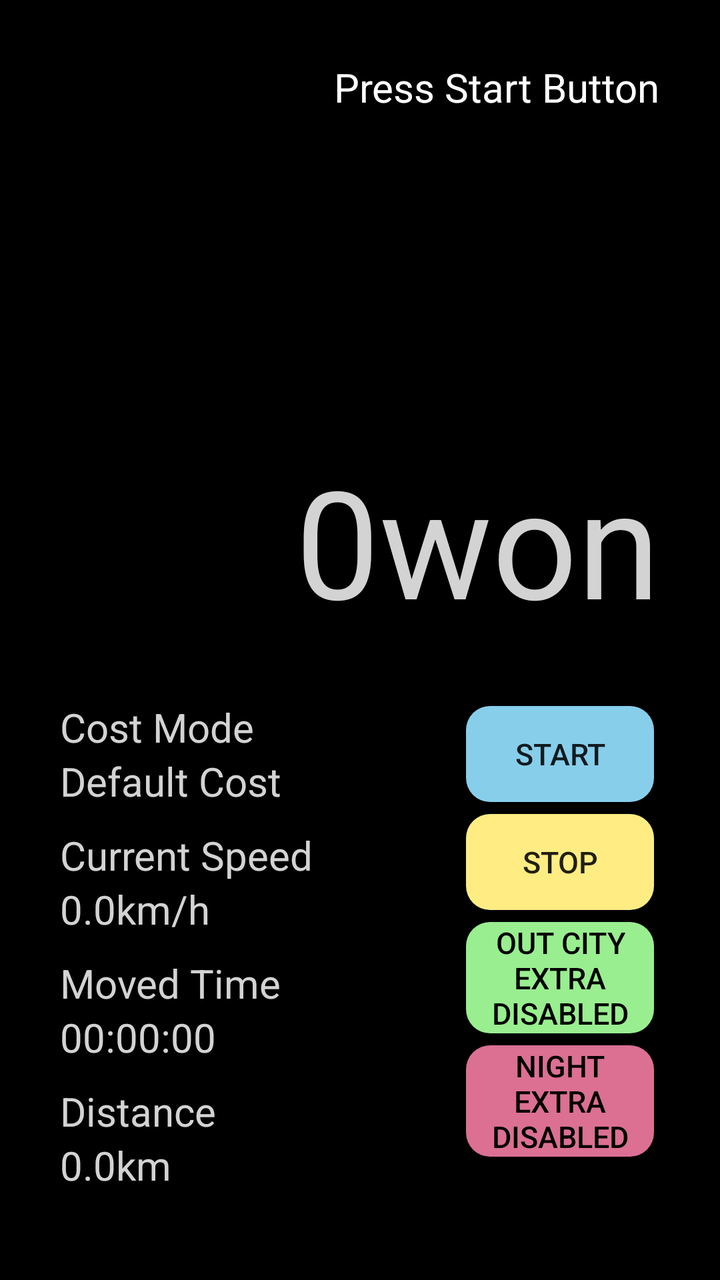
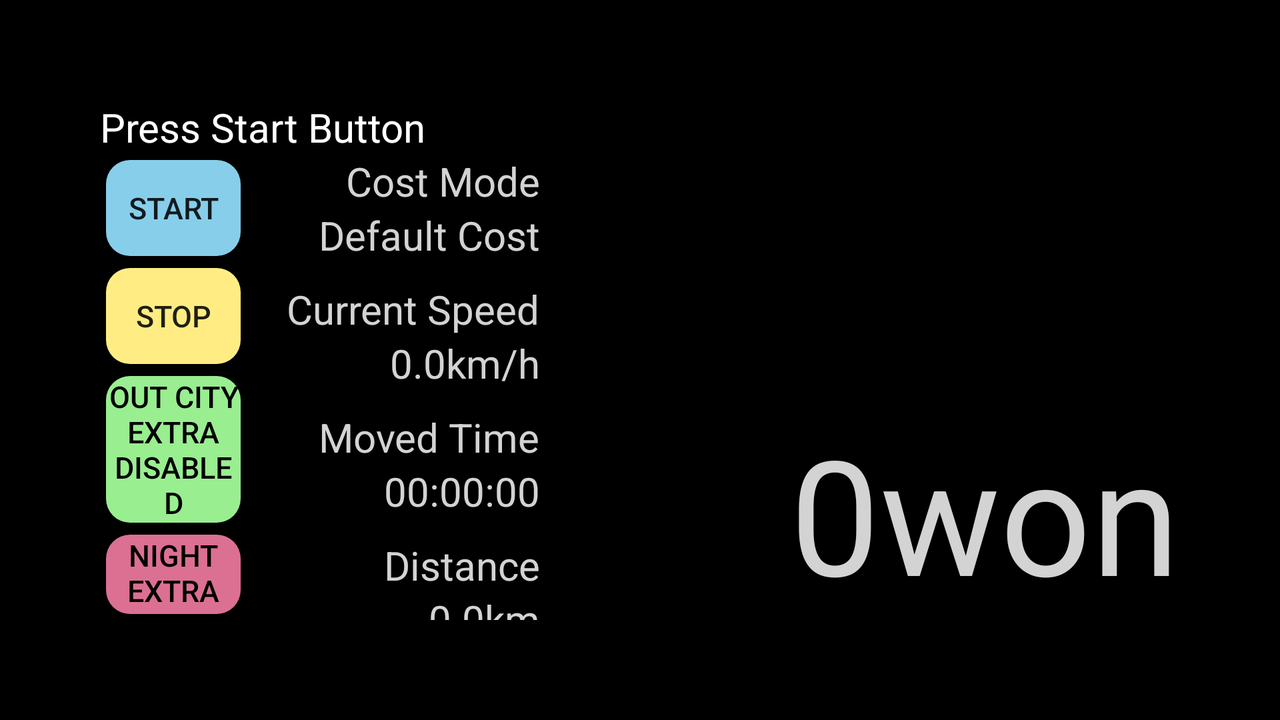

Compare how this app lays out the same screen by default and in its alternative resource folder. The renders come first, then the two layout files and the values they reference.
<!-- AndroidManifest.xml: activity theme meterAppTheme -->
<!-- res/layout/activity_meter.xml -->
<?xml version="1.0" encoding="utf-8"?>
<FrameLayout
    xmlns:android="http://schemas.android.com/apk/res/android"
    xmlns:tools="http://schemas.android.com/tools"
    android:layout_width="match_parent"
    android:layout_height="match_parent"
    android:background="#ff000000">

    <LinearLayout
        android:layout_width="match_parent"
        android:layout_height="match_parent"
        android:orientation="vertical"
        android:layout_gravity="center_vertical">

        <LinearLayout
            android:layout_width="match_parent"
            android:layout_height="match_parent"
            android:layout_marginStart="30dp"
            android:layout_marginEnd="30dp"
            android:layout_weight="1"
            android:gravity="end"
            android:orientation="vertical">

            <TextView
                android:layout_width="wrap_content"
                android:layout_height="wrap_content"
                android:layout_marginTop="30dp"
                android:text="@string/meter_tv_info_press_start"
                android:textColor="@android:color/white"
                android:textSize="20sp"
                android:id="@+id/tvInfo" />

            <LinearLayout
                android:layout_width="match_parent"
                android:layout_height="match_parent"
                android:gravity="bottom|end"
                android:orientation="vertical"
                tools:ignore="UseCompoundDrawables">

                <ImageView
                    android:id="@+id/meter_image_horse"
                    android:layout_width="wrap_content"
                    android:layout_height="wrap_content"
                    android:layout_marginBottom="20dp"
                    android:contentDescription="@string/desc_meter_image_anim"/>

                <TextView
                    android:layout_width="match_parent"
                    android:layout_height="wrap_content"
                    android:id="@+id/tvCost"
                    android:gravity="end"
                    android:text="@string/meter_tv_current_cost"
                    android:textSize="75sp"
                    android:textColor="#ffd3d3d3"/>

            </LinearLayout>

        </LinearLayout>

        <LinearLayout
            android:layout_width="match_parent"
            android:layout_height="match_parent"
            android:layout_margin="30dp"
            android:layout_weight="1"
            android:orientation="horizontal"
            android:gravity="bottom"
            android:baselineAligned="false">

            <LinearLayout
                android:layout_width="0dp"
                android:layout_height="match_parent"
                android:layout_weight="2"
                android:orientation="vertical"
                tools:ignore="NestedWeights">

                <TextView
                    android:layout_width="wrap_content"
                    android:layout_height="wrap_content"
                    android:text="@string/meter_tv_cost_mode_text"
                    android:textSize="20sp"
                    android:textColor="#ffd3d3d3" />

                <TextView
                    android:layout_width="wrap_content"
                    android:layout_height="wrap_content"
                    android:id="@+id/tvType"
                    android:text="@string/meter_tv_cost_mode_default"
                    android:textSize="20sp"
                    android:textColor="#ffd3d3d3" />

                <View
                    android:layout_width="match_parent"
                    android:layout_height="10dp" />

                <TextView
                    android:layout_width="wrap_content"
                    android:layout_height="wrap_content"
                    android:text="@string/meter_tv_current_speed_text"
                    android:textSize="20sp"
                    android:textColor="#ffd3d3d3"/>

                <TextView
                    android:layout_width="wrap_content"
                    android:layout_height="wrap_content"
                    android:id="@+id/tvSpeed"
                    android:text="@string/meter_tv_current_speed"
                    android:textSize="20sp"
                    android:textColor="#ffd3d3d3" />

                <View
                    android:layout_width="match_parent"
                    android:layout_height="10dp" />

                <TextView
                    android:layout_width="wrap_content"
                    android:layout_height="wrap_content"
                    android:id="@+id/tvTimeTitle"
                    android:text="@string/meter_tv_moving_time_text"
                    android:textSize="20sp"
                    android:textColor="#ffd3d3d3" />

                <TextView
                    android:layout_width="wrap_content"
                    android:layout_height="wrap_content"
                    android:id="@+id/tvTime"
                    android:text="@string/meter_tv_moving_time"
                    android:textSize="20sp"
                    android:textColor="#ffd3d3d3" />

                <View
                    android:layout_width="match_parent"
                    android:layout_height="10dp" />

                <TextView
                    android:layout_width="wrap_content"
                    android:layout_height="wrap_content"
                    android:text="@string/meter_tv_moving_distance_text"
                    android:textSize="20sp"
                    android:textColor="#ffd3d3d3" />

                <TextView
                    android:layout_width="wrap_content"
                    android:layout_height="wrap_content"
                    android:id="@+id/tvDistance"
                    android:text="@string/meter_tv_moving_distance"
                    android:textSize="20sp"
                    android:textColor="#ffd3d3d3" />

            </LinearLayout>

            <LinearLayout
                android:layout_width="0dp"
                android:layout_height="match_parent"
                android:layout_weight="1"
                android:gravity="end"
                android:orientation="vertical">

                <Button
                    android:layout_width="match_parent"
                    android:layout_height="wrap_content"
                    android:layout_margin="3dp"
                    android:background="@drawable/btn_meter_start"
                    android:onClick="startCount"
                    android:text="@string/meter_btn_start"
                    android:textSize="15sp"/>

                <Button
                    android:layout_width="match_parent"
                    android:layout_height="wrap_content"
                    android:layout_margin="3dp"
                    android:background="@drawable/btn_meter_stop"
                    android:onClick="stopCount"
                    android:text="@string/meter_btn_stop"
                    android:textSize="15sp"/>

                <ToggleButton
                    android:layout_width="match_parent"
                    android:layout_height="wrap_content"
                    android:layout_margin="3dp"
                    android:background="@drawable/btn_meter_outcity"
                    android:gravity="center"
                    android:id="@+id/isOuterCity"
                    android:textOff="@string/meter_toggle_outcity_disable"
                    android:textOn="@string/meter_toggle_outcity_enable"
                    android:textSize="15sp"
                    android:textColor="#ff000000" />

                <ToggleButton
                    android:layout_width="match_parent"
                    android:layout_height="wrap_content"
                    android:layout_margin="3dp"
                    android:background="@drawable/btn_meter_night"
                    android:gravity="center"
                    android:id="@+id/isNight"
                    android:textOff="@string/meter_toggle_night_disable"
                    android:textOn="@string/meter_toggle_night_enable"
                    android:textSize="15sp"
                    android:textColor="#ff000000" />

            </LinearLayout>

        </LinearLayout>

    </LinearLayout>

    <RelativeLayout
        android:id="@+id/meter_cauly"
        android:orientation="vertical"
        android:layout_width="match_parent"
        android:layout_height="match_parent">
    </RelativeLayout>

</FrameLayout>
<!-- resources referenced by this layout -->
<resources>
  <!-- drawable btn_meter_night (drawable) -->
  <?xml version="1.0" encoding="utf-8"?>
  <shape xmlns:android="http://schemas.android.com/apk/res/android"
      android:padding="10dp"
      android:shape="rectangle" >
      <solid android:color="#ffdb7093" />
      <corners
          android:bottomLeftRadius="12dp"
          android:bottomRightRadius="12dp"
          android:topLeftRadius="12dp"
          android:topRightRadius="12dp" />
  </shape>
  <!-- drawable btn_meter_outcity (drawable) -->
  <?xml version="1.0" encoding="utf-8"?>
  <shape xmlns:android="http://schemas.android.com/apk/res/android"
      android:padding="10dp"
      android:shape="rectangle" >
      <solid android:color="#99ee90" />
      <corners
          android:bottomLeftRadius="12dp"
          android:bottomRightRadius="12dp"
          android:topLeftRadius="12dp"
          android:topRightRadius="12dp" />
  </shape>
  <!-- drawable btn_meter_start (drawable) -->
  <?xml version="1.0" encoding="utf-8"?>
  <shape xmlns:android="http://schemas.android.com/apk/res/android"
      android:padding="10dp"
      android:shape="rectangle" >
      <solid android:color="#ff87ceeb" />
      <corners
          android:bottomLeftRadius="12dp"
          android:bottomRightRadius="12dp"
          android:topLeftRadius="12dp"
          android:topRightRadius="12dp" />
  </shape>
  <!-- drawable btn_meter_stop (drawable) -->
  <?xml version="1.0" encoding="utf-8"?>
  <shape xmlns:android="http://schemas.android.com/apk/res/android"
      android:padding="10dp"
      android:shape="rectangle" >
      <solid android:color="#ffffed83" />
      <corners
          android:bottomLeftRadius="12dp"
          android:bottomRightRadius="12dp"
          android:topLeftRadius="12dp"
          android:topRightRadius="12dp" />
  </shape>
  <string name="desc_meter_image_anim" translatable="false">Meter Animation</string>
  <string name="meter_btn_start">Start</string>
  <string name="meter_btn_stop">Stop</string>
  <string name="meter_toggle_night_disable">Night Extra Disabled</string>
  <string name="meter_toggle_night_enable">Night Extra Enabled</string>
  <string name="meter_toggle_outcity_disable">Out City Extra Disabled</string>
  <string name="meter_toggle_outcity_enable">Out City Extra Enabled</string>
  <string name="meter_tv_cost_mode_default">Default Cost</string>
  <string name="meter_tv_cost_mode_text">Cost Mode</string>
  <string name="meter_tv_current_cost">0won</string>
  <string name="meter_tv_current_speed">0.0km/h</string>
  <string name="meter_tv_current_speed_text">Current Speed</string>
  <string name="meter_tv_info_press_start">Press Start Button</string>
  <string name="meter_tv_moving_distance">0.0km</string>
  <string name="meter_tv_moving_distance_text">Distance</string>
  <string name="meter_tv_moving_time" translatable="false">00:00:00</string>
  <string name="meter_tv_moving_time_text">Moved Time</string>
  <style name="meterAppTheme" parent="Theme.AppCompat.Light.NoActionBar">
          <item name="colorPrimary">@color/colorPrimary</item>
          <item name="colorPrimaryDark">@color/colorPrimaryDark</item>
          <item name="colorAccent">@color/colorAccent</item>
      </style>
  <color name="colorPrimary">#01579b</color>
  <color name="colorPrimaryDark">#002f6c</color>
  <color name="colorAccent">#01579b</color>
</resources>
<!-- res/layout-land/activity_meter.xml (the repository's variant of the layout above) -->
<!-- drawn on the phone turned sideways -->
<?xml version="1.0" encoding="utf-8"?>
<FrameLayout
    xmlns:android="http://schemas.android.com/apk/res/android"
    xmlns:tools="http://schemas.android.com/tools"
    android:layout_width="match_parent"
    android:layout_height="match_parent"
    android:orientation="horizontal"
    android:gravity="center_vertical"
    android:background="#ff000000">

    <RelativeLayout
        android:id="@+id/meter_cauly"
        android:orientation="vertical"
        android:layout_width="wrap_content"
        android:layout_height="match_parent">
    </RelativeLayout>

    <LinearLayout
        android:layout_width="match_parent"
        android:layout_height="match_parent"
        android:orientation="horizontal"
        android:gravity="center_vertical"
        android:baselineAligned="false">

        <LinearLayout
            android:layout_width="match_parent"
            android:layout_height="match_parent"
            android:layout_margin="50dp"
            android:layout_weight="1"
            android:orientation="vertical"
            android:gravity="top">

            <TextView
                android:layout_width="wrap_content"
                android:layout_height="wrap_content"
                android:text="@string/meter_tv_info_press_start"
                android:textColor="@android:color/white"
                android:textSize="20sp"
                android:id="@+id/tvInfo" />

            <LinearLayout
                android:layout_width="match_parent"
                android:layout_height="match_parent"
                android:orientation="horizontal"
                android:gravity="bottom"
                android:baselineAligned="false">

                <LinearLayout
                    android:layout_width="match_parent"
                    android:layout_height="wrap_content"
                    android:layout_weight="2"
                    android:gravity="end"
                    android:orientation="vertical">

                    <Button
                        android:layout_width="match_parent"
                        android:layout_height="wrap_content"
                        android:layout_margin="3dp"
                        android:background="@drawable/btn_meter_start"
                        android:onClick="startCount"
                        android:text="@string/meter_btn_start"
                        android:textSize="15sp"/>

                    <Button
                        android:layout_width="match_parent"
                        android:layout_height="wrap_content"
                        android:layout_margin="3dp"
                        android:background="@drawable/btn_meter_stop"
                        android:onClick="stopCount"
                        android:text="@string/meter_btn_stop"
                        android:textSize="15sp"/>

                    <ToggleButton
                        android:layout_width="match_parent"
                        android:layout_height="wrap_content"
                        android:layout_margin="3dp"
                        android:background="@drawable/btn_meter_outcity"
                        android:gravity="center"
                        android:id="@+id/isOuterCity"
                        android:textOff="@string/meter_toggle_outcity_disable"
                        android:textOn="@string/meter_toggle_outcity_enable"
                        android:textSize="15sp"
                        android:textColor="#ff000000" />

                    <ToggleButton
                        android:layout_width="match_parent"
                        android:layout_height="wrap_content"
                        android:layout_margin="3dp"
                        android:background="@drawable/btn_meter_night"
                        android:gravity="center"
                        android:id="@+id/isNight"
                        android:textOff="@string/meter_toggle_night_disable"
                        android:textOn="@string/meter_toggle_night_enable"
                        android:textSize="15sp"
                        android:textColor="#ff000000" />

                </LinearLayout>

                <LinearLayout
                    android:layout_width="match_parent"
                    android:layout_height="wrap_content"
                    android:gravity="end"
                    android:layout_weight="1"
                    android:orientation="vertical">

                    <TextView
                        android:layout_width="wrap_content"
                        android:layout_height="wrap_content"
                        android:text="@string/meter_tv_cost_mode_text"
                        android:textSize="20sp"
                        android:textColor="#ffd3d3d3" />

                    <TextView
                        android:layout_width="wrap_content"
                        android:layout_height="wrap_content"
                        android:id="@+id/tvType"
                        android:text="@string/meter_tv_cost_mode_default"
                        android:textSize="20sp"
                        android:textColor="#ffd3d3d3" />

                    <View
                        android:layout_width="match_parent"
                        android:layout_height="10dp" />

                    <TextView
                        android:layout_width="wrap_content"
                        android:layout_height="wrap_content"
                        android:text="@string/meter_tv_current_speed_text"
                        android:textSize="20sp"
                        android:textColor="#ffd3d3d3"/>

                    <TextView
                        android:layout_width="wrap_content"
                        android:layout_height="wrap_content"
                        android:id="@+id/tvSpeed"
                        android:text="@string/meter_tv_current_speed"
                        android:textSize="20sp"
                        android:textColor="#ffd3d3d3" />

                    <View
                        android:layout_width="match_parent"
                        android:layout_height="10dp" />

                    <TextView
                        android:layout_width="wrap_content"
                        android:layout_height="wrap_content"
                        android:id="@+id/tvTimeTitle"
                        android:text="@string/meter_tv_moving_time_text"
                        android:textSize="20sp"
                        android:textColor="#ffd3d3d3" />

                    <TextView
                        android:layout_width="wrap_content"
                        android:layout_height="wrap_content"
                        android:id="@+id/tvTime"
                        android:text="@string/meter_tv_moving_time"
                        android:textSize="20sp"
                        android:textColor="#ffd3d3d3" />

                    <View
                        android:layout_width="match_parent"
                        android:layout_height="10dp" />

                    <TextView
                        android:layout_width="wrap_content"
                        android:layout_height="wrap_content"
                        android:text="@string/meter_tv_moving_distance_text"
                        android:textSize="20sp"
                        android:textColor="#ffd3d3d3" />

                    <TextView
                        android:layout_width="wrap_content"
                        android:layout_height="wrap_content"
                        android:id="@+id/tvDistance"
                        android:text="@string/meter_tv_moving_distance"
                        android:textSize="20sp"
                        android:textColor="#ffd3d3d3" />

                </LinearLayout>

            </LinearLayout>

        </LinearLayout>

        <LinearLayout
            android:layout_width="match_parent"
            android:layout_height="match_parent"
            android:layout_margin="50dp"
            android:layout_weight="1"
            android:gravity="bottom|end"
            android:orientation="vertical"
            tools:ignore="UseCompoundDrawables">

            <ImageView
                android:id="@+id/meter_image_horse"
                android:layout_width="wrap_content"
                android:layout_height="wrap_content"
                android:layout_marginBottom="20dp"
                android:contentDescription="@string/desc_meter_image_anim"/>

            <TextView
                android:layout_width="match_parent"
                android:layout_height="wrap_content"
                android:id="@+id/tvCost"
                android:gravity="end"
                android:text="@string/meter_tv_current_cost"
                android:textSize="80sp"
                android:textColor="#ffd3d3d3"/>

        </LinearLayout>

    </LinearLayout>

</FrameLayout>
